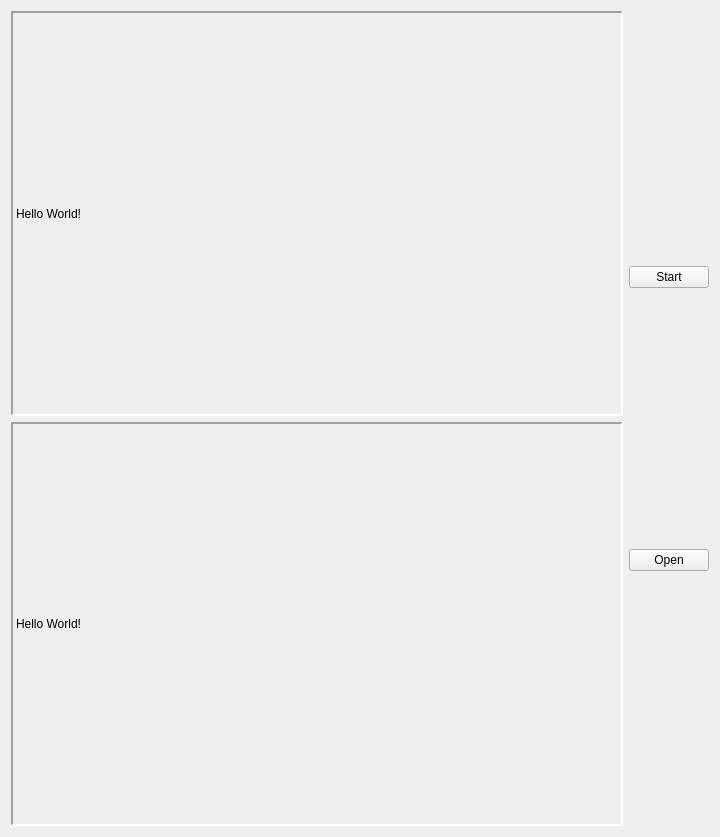
<?xml version="1.0" encoding="UTF-8"?>
<ui version="4.0">
 <class>MainWidget</class>
 <widget class="QWidget" name="MainWidget">
  <property name="geometry">
   <rect>
    <x>0</x>
    <y>0</y>
    <width>720</width>
    <height>837</height>
   </rect>
  </property>
  <property name="minimumSize">
   <size>
    <width>720</width>
    <height>720</height>
   </size>
  </property>
  <property name="maximumSize">
   <size>
    <width>9999</width>
    <height>9999</height>
   </size>
  </property>
  <property name="windowTitle">
   <string>Form</string>
  </property>
  <property name="windowIcon">
   <iconset>
    <normalon>:/icon/lena.ico</normalon>
    <selectedoff>:/icon/lena.ico</selectedoff>
   </iconset>
  </property>
  <layout class="QHBoxLayout" name="horizontalLayout">
   <item>
    <layout class="QVBoxLayout" name="verticalLayout_2">
     <item>
      <widget class="QLabel" name="m_main_label">
       <property name="sizePolicy">
        <sizepolicy hsizetype="Expanding" vsizetype="Expanding">
         <horstretch>0</horstretch>
         <verstretch>0</verstretch>
        </sizepolicy>
       </property>
       <property name="minimumSize">
        <size>
         <width>400</width>
         <height>300</height>
        </size>
       </property>
       <property name="maximumSize">
        <size>
         <width>2000</width>
         <height>16777215</height>
        </size>
       </property>
       <property name="sizeIncrement">
        <size>
         <width>4</width>
         <height>3</height>
        </size>
       </property>
       <property name="frameShape">
        <enum>QFrame::Panel</enum>
       </property>
       <property name="frameShadow">
        <enum>QFrame::Sunken</enum>
       </property>
       <property name="lineWidth">
        <number>2</number>
       </property>
       <property name="midLineWidth">
        <number>0</number>
       </property>
       <property name="text">
        <string>Hello World!</string>
       </property>
      </widget>
     </item>
     <item>
      <widget class="QLabel" name="m_main_label_2">
       <property name="sizePolicy">
        <sizepolicy hsizetype="Expanding" vsizetype="Expanding">
         <horstretch>0</horstretch>
         <verstretch>0</verstretch>
        </sizepolicy>
       </property>
       <property name="minimumSize">
        <size>
         <width>400</width>
         <height>300</height>
        </size>
       </property>
       <property name="maximumSize">
        <size>
         <width>2000</width>
         <height>16777215</height>
        </size>
       </property>
       <property name="sizeIncrement">
        <size>
         <width>4</width>
         <height>3</height>
        </size>
       </property>
       <property name="frameShape">
        <enum>QFrame::Panel</enum>
       </property>
       <property name="frameShadow">
        <enum>QFrame::Sunken</enum>
       </property>
       <property name="lineWidth">
        <number>2</number>
       </property>
       <property name="midLineWidth">
        <number>0</number>
       </property>
       <property name="text">
        <string>Hello World!</string>
       </property>
      </widget>
     </item>
    </layout>
   </item>
   <item>
    <layout class="QVBoxLayout" name="verticalLayout">
     <property name="sizeConstraint">
      <enum>QLayout::SetDefaultConstraint</enum>
     </property>
     <item>
      <widget class="QPushButton" name="m_button_start">
       <property name="text">
        <string>Start</string>
       </property>
      </widget>
     </item>
     <item>
      <widget class="QPushButton" name="m_button_open">
       <property name="text">
        <string>Open</string>
       </property>
      </widget>
     </item>
    </layout>
   </item>
  </layout>
 </widget>
 <resources/>
 <connections/>
</ui>
